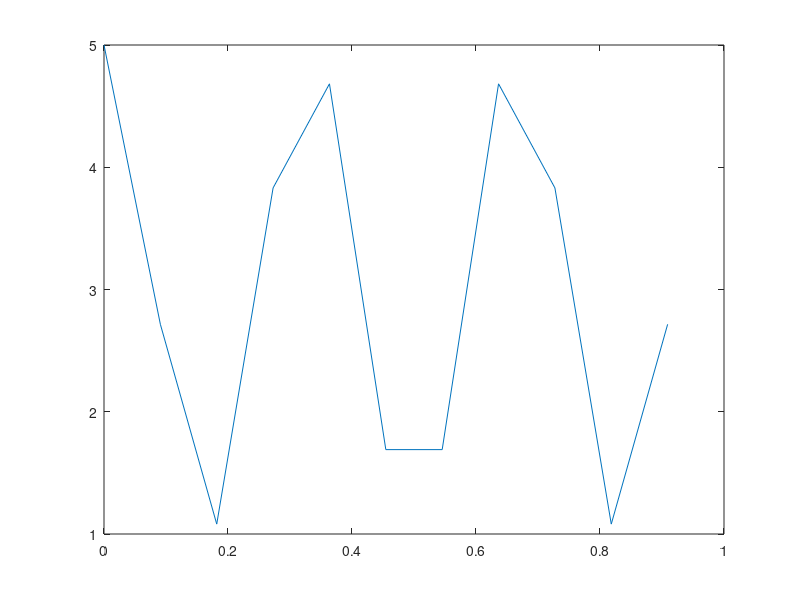

Recreate this plot in MATLAB. (Note: this script raises an error after producing the figure.)
% Test FFT
%% Finding Magnitude and Frequency
n=11; % 10 vs 11
t=(0:n-1)/n;
f=3; % works up to 4 for n=10 and to 5 for 11
z=3+2*cos(2*pi*f*t);

plot(t, z)
fftz=fft(z)
freqMag(fftz)


%% Checking with shifts
n=11; % 10 vs 11
t=(0:n-1)/n;
f=1; % works up to 4 for n=10 and to 5 for 11
z=3+2*sin(2*pi*f*t-pi/3);

plot(t, z)
fftz=fft(z)
[mag, ang, frq]=freqMag(fftz);
subplot(2,1,1)
plot(frq, mag)
subplot(2,1,2)
plot(frq, ang*180/pi)
